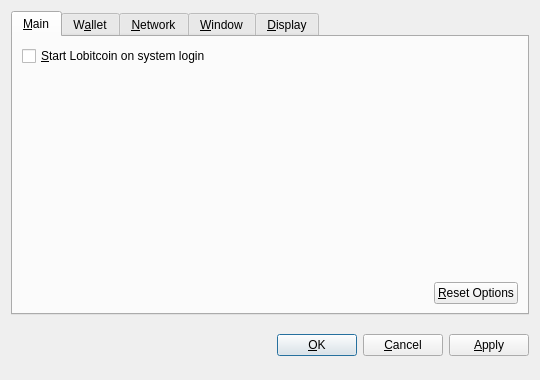
<?xml version="1.0" encoding="UTF-8"?>
<ui version="4.0">
 <class>OptionsDialog</class>
 <widget class="QDialog" name="OptionsDialog">
  <property name="geometry">
   <rect>
    <x>0</x>
    <y>0</y>
    <width>540</width>
    <height>380</height>
   </rect>
  </property>
  <property name="windowTitle">
   <string>Options</string>
  </property>
  <property name="modal">
   <bool>true</bool>
  </property>
  <layout class="QVBoxLayout" name="verticalLayout">
   <item>
    <widget class="QTabWidget" name="tabWidget">
     <property name="tabPosition">
      <enum>QTabWidget::North</enum>
     </property>
     <property name="currentIndex">
      <number>0</number>
     </property>
     <widget class="QWidget" name="tabMain">
      <attribute name="title">
       <string>&amp;Main</string>
      </attribute>
      <layout class="QVBoxLayout" name="verticalLayout_Main">
       <item>
        <widget class="QCheckBox" name="bitcoinAtStartup">
         <property name="toolTip">
          <string>Automatically start Lobitcoin after logging in to the system.</string>
         </property>
         <property name="text">
          <string>&amp;Start Lobitcoin on system login</string>
         </property>
        </widget>
       </item>
       <item>
        <spacer name="verticalSpacer_Main">
         <property name="orientation">
          <enum>Qt::Vertical</enum>
         </property>
         <property name="sizeHint" stdset="0">
          <size>
           <width>20</width>
           <height>40</height>
          </size>
         </property>
        </spacer>
       </item>
       <item>
        <layout class="QHBoxLayout" name="horizontalLayout_2_Main">
         <item>
          <spacer name="horizontalSpacer_2_Main">
           <property name="orientation">
            <enum>Qt::Horizontal</enum>
           </property>
           <property name="sizeHint" stdset="0">
            <size>
             <width>40</width>
             <height>20</height>
            </size>
           </property>
          </spacer>
         </item>
         <item>
          <widget class="QPushButton" name="resetButton">
           <property name="toolTip">
            <string>Reset all client options to default.</string>
           </property>
           <property name="text">
            <string>&amp;Reset Options</string>
           </property>
           <property name="autoDefault">
            <bool>false</bool>
           </property>
          </widget>
         </item>
        </layout>
       </item>
      </layout>
     </widget>
     <widget class="QWidget" name="tabWallet">
      <attribute name="title">
       <string>W&amp;allet</string>
      </attribute>
      <layout class="QVBoxLayout" name="verticalLayout_Network">
       <item>
        <widget class="QLabel" name="transactionFeeInfoLabel">
         <property name="text">
          <string>Optional transaction fee per kB that helps make sure your transactions are processed quickly. Most transactions are 1 kB.</string>
         </property>
         <property name="textFormat">
          <enum>Qt::PlainText</enum>
         </property>
         <property name="wordWrap">
          <bool>true</bool>
         </property>
        </widget>
       </item>
       <item>
        <layout class="QHBoxLayout" name="horizontalLayout_1_Main">
         <item>
          <widget class="QLabel" name="transactionFeeLabel">
           <property name="text">
            <string>Pay transaction &amp;fee</string>
           </property>
           <property name="textFormat">
            <enum>Qt::PlainText</enum>
           </property>
           <property name="buddy">
            <cstring>transactionFee</cstring>
           </property>
          </widget>
         </item>
         <item>
          <widget class="BitcoinAmountField" name="transactionFee"/>
         </item>
         <item>
          <spacer name="horizontalSpacer_1_Main">
           <property name="orientation">
            <enum>Qt::Horizontal</enum>
           </property>
           <property name="sizeHint" stdset="0">
            <size>
             <width>40</width>
             <height>20</height>
            </size>
           </property>
          </spacer>
         </item>
        </layout>
       </item>
       <item>
        <widget class="QLabel" name="label">
         <property name="text">
          <string>If you disable the spending of unconfirmed change, the change from a transaction cannot be used until that transaction has at least one confirmation. This also affects how your balance is computed.</string>
         </property>
         <property name="wordWrap">
          <bool>true</bool>
         </property>
        </widget>
       </item>
       <item>
        <widget class="QCheckBox" name="spendZeroConfChange">
         <property name="text">
          <string>Spend unconfirmed change  (experts only)</string>
         </property>
        </widget>
       </item>
       <item>
        <spacer name="verticalSpacer">
         <property name="orientation">
          <enum>Qt::Vertical</enum>
         </property>
         <property name="sizeHint" stdset="0">
          <size>
           <width>20</width>
           <height>40</height>
          </size>
         </property>
        </spacer>
       </item>
      </layout>
     </widget>
     <widget class="QWidget" name="tabNetwork">
      <attribute name="title">
       <string>&amp;Network</string>
      </attribute>
      <layout class="QVBoxLayout" name="verticalLayout_Network">
       <item>
        <widget class="QCheckBox" name="mapPortUpnp">
         <property name="toolTip">
          <string>Automatically open the Lobitcoin client port on the router. This only works when your router supports UPnP and it is enabled.</string>
         </property>
         <property name="text">
          <string>Map port using &amp;UPnP</string>
         </property>
        </widget>
       </item>
       <item>
        <widget class="QCheckBox" name="connectSocks">
         <property name="toolTip">
          <string>Connect to the Lobitcoin network through a SOCKS proxy (e.g. when connecting through Tor).</string>
         </property>
         <property name="text">
          <string>&amp;Connect through SOCKS proxy:</string>
         </property>
        </widget>
       </item>
       <item>
        <layout class="QHBoxLayout" name="horizontalLayout_Network">
         <item>
          <widget class="QLabel" name="proxyIpLabel">
           <property name="text">
            <string>Proxy &amp;IP:</string>
           </property>
           <property name="textFormat">
            <enum>Qt::PlainText</enum>
           </property>
           <property name="buddy">
            <cstring>proxyIp</cstring>
           </property>
          </widget>
         </item>
         <item>
          <widget class="QValidatedLineEdit" name="proxyIp">
           <property name="maximumSize">
            <size>
             <width>140</width>
             <height>16777215</height>
            </size>
           </property>
           <property name="toolTip">
            <string>IP address of the proxy (e.g. 127.0.0.1)</string>
           </property>
          </widget>
         </item>
         <item>
          <widget class="QLabel" name="proxyPortLabel">
           <property name="text">
            <string>&amp;Port:</string>
           </property>
           <property name="textFormat">
            <enum>Qt::PlainText</enum>
           </property>
           <property name="buddy">
            <cstring>proxyPort</cstring>
           </property>
          </widget>
         </item>
         <item>
          <widget class="QLineEdit" name="proxyPort">
           <property name="maximumSize">
            <size>
             <width>55</width>
             <height>16777215</height>
            </size>
           </property>
           <property name="toolTip">
            <string>Port of the proxy (e.g. 9050)</string>
           </property>
          </widget>
         </item>
         <item>
          <widget class="QLabel" name="socksVersionLabel">
           <property name="text">
            <string>SOCKS &amp;Version:</string>
           </property>
           <property name="textFormat">
            <enum>Qt::PlainText</enum>
           </property>
           <property name="buddy">
            <cstring>socksVersion</cstring>
           </property>
          </widget>
         </item>
         <item>
          <widget class="QValueComboBox" name="socksVersion">
           <property name="toolTip">
            <string>SOCKS version of the proxy (e.g. 5)</string>
           </property>
          </widget>
         </item>
         <item>
          <spacer name="horizontalSpacer_Network">
           <property name="orientation">
            <enum>Qt::Horizontal</enum>
           </property>
           <property name="sizeHint" stdset="0">
            <size>
             <width>40</width>
             <height>20</height>
            </size>
           </property>
          </spacer>
         </item>
        </layout>
       </item>
       <item>
        <spacer name="verticalSpacer_Network">
         <property name="orientation">
          <enum>Qt::Vertical</enum>
         </property>
         <property name="sizeHint" stdset="0">
          <size>
           <width>20</width>
           <height>40</height>
          </size>
         </property>
        </spacer>
       </item>
      </layout>
     </widget>
     <widget class="QWidget" name="tabWindow">
      <attribute name="title">
       <string>&amp;Window</string>
      </attribute>
      <layout class="QVBoxLayout" name="verticalLayout_Window">
       <item>
        <widget class="QCheckBox" name="minimizeToTray">
         <property name="toolTip">
          <string>Show only a tray icon after minimizing the window.</string>
         </property>
         <property name="text">
          <string>&amp;Minimize to the tray instead of the taskbar</string>
         </property>
        </widget>
       </item>
       <item>
        <widget class="QCheckBox" name="minimizeOnClose">
         <property name="toolTip">
          <string>Minimize instead of exit the application when the window is closed. When this option is enabled, the application will be closed only after selecting Quit in the menu.</string>
         </property>
         <property name="text">
          <string>M&amp;inimize on close</string>
         </property>
        </widget>
       </item>
       <item>
        <spacer name="verticalSpacer_Window">
         <property name="orientation">
          <enum>Qt::Vertical</enum>
         </property>
         <property name="sizeHint" stdset="0">
          <size>
           <width>20</width>
           <height>40</height>
          </size>
         </property>
        </spacer>
       </item>
      </layout>
     </widget>
     <widget class="QWidget" name="tabDisplay">
      <attribute name="title">
       <string>&amp;Display</string>
      </attribute>
      <layout class="QVBoxLayout" name="verticalLayout_Display">
       <item>
        <layout class="QHBoxLayout" name="horizontalLayout_1_Display">
         <item>
          <widget class="QLabel" name="langLabel">
           <property name="text">
            <string>User Interface &amp;language:</string>
           </property>
           <property name="textFormat">
            <enum>Qt::PlainText</enum>
           </property>
           <property name="buddy">
            <cstring>lang</cstring>
           </property>
          </widget>
         </item>
         <item>
          <widget class="QValueComboBox" name="lang">
           <property name="toolTip">
            <string>The user interface language can be set here. This setting will take effect after restarting Lobitcoin.</string>
           </property>
          </widget>
         </item>
        </layout>
       </item>
       <item>
        <layout class="QHBoxLayout" name="horizontalLayout_2_Display">
         <item>
          <widget class="QLabel" name="unitLabel">
           <property name="text">
            <string>&amp;Unit to show amounts in:</string>
           </property>
           <property name="textFormat">
            <enum>Qt::PlainText</enum>
           </property>
           <property name="buddy">
            <cstring>unit</cstring>
           </property>
          </widget>
         </item>
         <item>
          <widget class="QValueComboBox" name="unit">
           <property name="toolTip">
            <string>Choose the default subdivision unit to show in the interface and when sending coins.</string>
           </property>
          </widget>
         </item>
        </layout>
       </item>
       <item>
        <widget class="QCheckBox" name="displayAddresses">
         <property name="toolTip">
          <string>Whether to show Lobitcoin addresses in the transaction list or not.</string>
         </property>
         <property name="text">
          <string>&amp;Display addresses in transaction list</string>
         </property>
        </widget>
       </item>
       <item>
        <widget class="QCheckBox" name="coinControlFeatures">
         <property name="toolTip">
          <string>Whether to show coin control features or not.</string>
         </property>
         <property name="text">
          <string>Display coin &amp;control features (experts only!)</string>
         </property>
        </widget>
       </item>
       <item>
        <spacer name="verticalSpacer_Display">
         <property name="orientation">
          <enum>Qt::Vertical</enum>
         </property>
         <property name="sizeHint" stdset="0">
          <size>
           <width>20</width>
           <height>40</height>
          </size>
         </property>
        </spacer>
       </item>
      </layout>
     </widget>
    </widget>
   </item>
   <item>
    <layout class="QHBoxLayout" name="horizontalLayout_Buttons">
     <item>
      <spacer name="horizontalSpacer_1">
       <property name="orientation">
        <enum>Qt::Horizontal</enum>
       </property>
       <property name="sizeHint" stdset="0">
        <size>
         <width>40</width>
         <height>48</height>
        </size>
       </property>
      </spacer>
     </item>
     <item>
      <widget class="QLabel" name="statusLabel">
       <property name="font">
        <font>
         <weight>75</weight>
         <bold>true</bold>
        </font>
       </property>
       <property name="text">
        <string/>
       </property>
       <property name="textFormat">
        <enum>Qt::PlainText</enum>
       </property>
       <property name="wordWrap">
        <bool>true</bool>
       </property>
      </widget>
     </item>
     <item>
      <spacer name="horizontalSpacer_2">
       <property name="orientation">
        <enum>Qt::Horizontal</enum>
       </property>
       <property name="sizeHint" stdset="0">
        <size>
         <width>40</width>
         <height>48</height>
        </size>
       </property>
      </spacer>
     </item>
     <item>
      <widget class="QPushButton" name="okButton">
       <property name="text">
        <string>&amp;OK</string>
       </property>
      </widget>
     </item>
     <item>
      <widget class="QPushButton" name="cancelButton">
       <property name="text">
        <string>&amp;Cancel</string>
       </property>
       <property name="autoDefault">
        <bool>false</bool>
       </property>
      </widget>
     </item>
     <item>
      <widget class="QPushButton" name="applyButton">
       <property name="text">
        <string>&amp;Apply</string>
       </property>
       <property name="autoDefault">
        <bool>false</bool>
       </property>
      </widget>
     </item>
    </layout>
   </item>
  </layout>
 </widget>
 <customwidgets>
  <customwidget>
   <class>BitcoinAmountField</class>
   <extends>QSpinBox</extends>
   <header>bitcoinamountfield.h</header>
  </customwidget>
  <customwidget>
   <class>QValueComboBox</class>
   <extends>QComboBox</extends>
   <header>qvaluecombobox.h</header>
  </customwidget>
  <customwidget>
   <class>QValidatedLineEdit</class>
   <extends>QLineEdit</extends>
   <header>qvalidatedlineedit.h</header>
  </customwidget>
 </customwidgets>
 <resources/>
 <connections/>
</ui>
